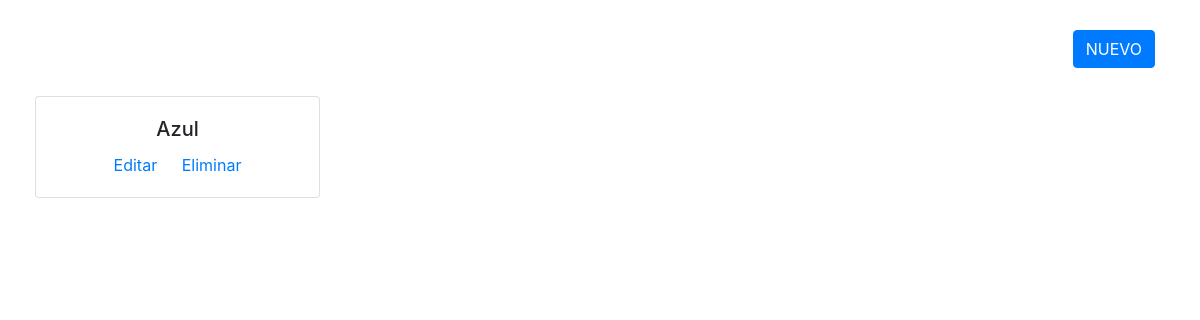
/modulos/colores/index.php (signed in), run on an earlier commit of the app's database.
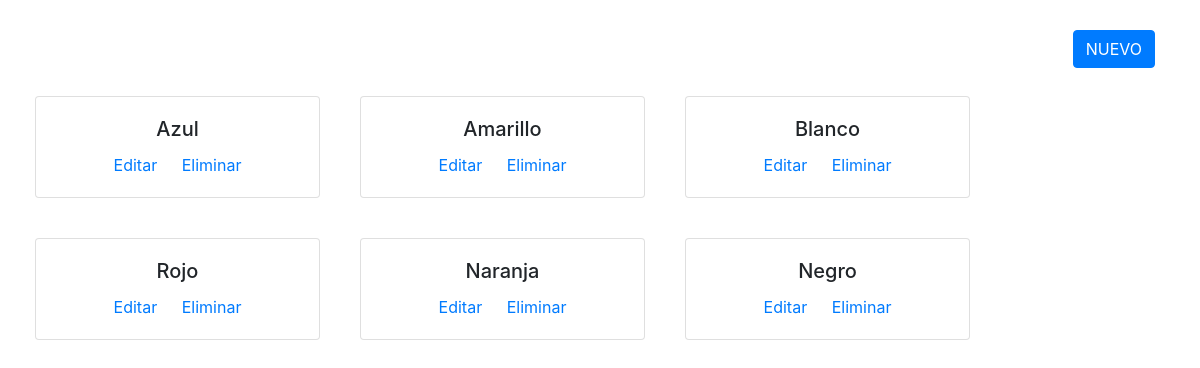
And on a later commit of the database.
### tables this page shows
CREATE TABLE `colores` (
  `id_colores` int(11) UNSIGNED NOT NULL,
  `nombre_colores` varchar(50) NOT NULL,
  `status_solores` int(1) NOT NULL DEFAULT 0
);

### modulos/colores/index.php (the view, shortened to what this page needs)
<?php
require_once('../../conexion.php');
?>
<!DOCTYPE html>
<html lang="es-MX">
<head>
    <link rel="stylesheet" href="https://stackpath.bootstrapcdn.com/bootstrap/4.5.0/css/bootstrap.min.css">
</head>
<body>
    <div class="container-fluid text-center">
        <div class="col-sm-12" style="padding: 30px;">
            <a href='formulario_colores.php' class="btn btn-primary float-right mb-2">NUEVO</a>
        </div>
        <div class="col-md-12 row">
            <?php
            $consulta = "SELECT * FROM colores";
            $resultado = mysqli_query($mysqli, $consulta);
            while ($fila = mysqli_fetch_array($resultado)) {
            ?>
                <div class="card col-md-3" style="width: 18rem;margin:20px;">
                    <div class="card-body">
                        <h5 class="card-title"><?php echo $fila["nombre_colores"]; ?></h5>
                        <a href="fEdicion_colores.php?id=<?php echo $fila['id_colores']; ?>" class="card-link">Editar</a>
                        <a href="eliminar_colores.php?id=<?php echo $fila['id_colores']; ?>" class="card-link">Eliminar</a>
                    </div>
                </div>
            <?php }  ?>
        </div>
    </div>
</body>
</html>

What changed in the data, as far as the page shows it:
added colores: nombre_colores "Amarillo"
added colores: nombre_colores "Blanco"
added colores: nombre_colores "Rojo"
added colores: nombre_colores "Naranja"
added colores: nombre_colores "Negro"
